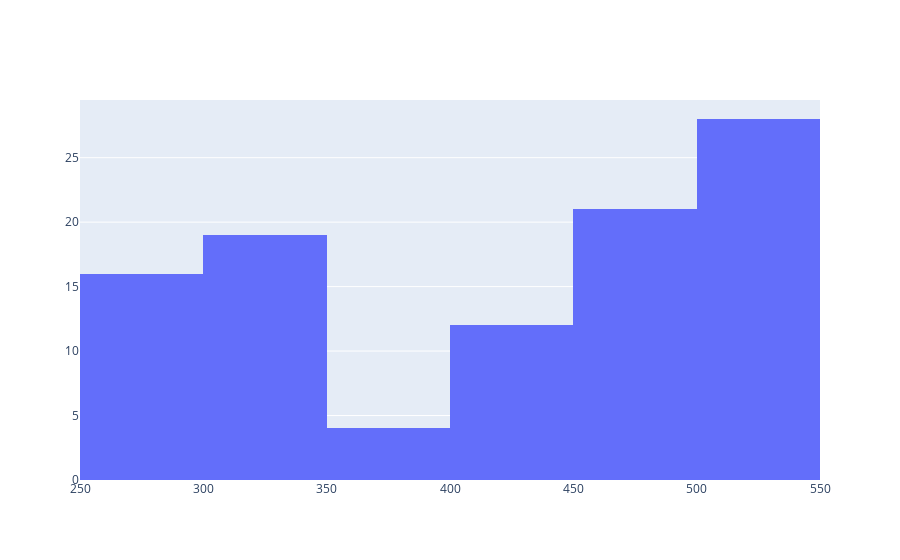

Here is the notebook cell this chart was saved with:
### Markdown cell above
#### 直方图
在统计学中，直方图（英语：Histogram）是一种对数据分布情况的图形表示，是一种二维统计图表，它的两个坐标分别是统计样本和该样本对应的某个属性的度量，以长条图（bar）的形式具体表现。因为直方图的长度及宽度很适合用来表现数量上的变化，所以较容易解读差异小的数值。

### Code cell
# Histogram 直方图
fig = go.Figure(data=[go.Histogram(x=data["power_1"])])
fig.show()
